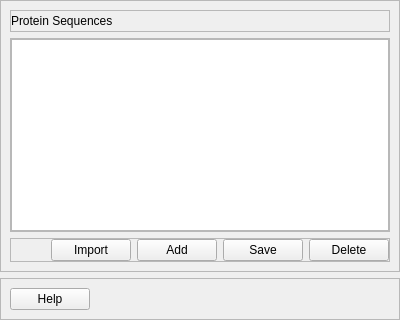
            <widget class="QWidget" name="sequences">
             <attribute name="title">
              <string>Sequences</string>
             </attribute>
             <layout class="QVBoxLayout" name="verticalLayout_13">
              <property name="leftMargin">
               <number>0</number>
              </property>
              <property name="topMargin">
               <number>0</number>
              </property>
              <property name="rightMargin">
               <number>0</number>
              </property>
              <property name="bottomMargin">
               <number>0</number>
              </property>
              <item>
               <widget class="QFrame" name="frame_3">
                <property name="frameShape">
                 <enum>QFrame::StyledPanel</enum>
                </property>
                <property name="frameShadow">
                 <enum>QFrame::Raised</enum>
                </property>
                <layout class="QHBoxLayout" name="horizontalLayout_24">
                 <item>
                  <layout class="QVBoxLayout" name="verticalLayout_37">
                   <item>
                    <widget class="QFrame" name="frame_18">
                     <property name="frameShape">
                      <enum>QFrame::StyledPanel</enum>
                     </property>
                     <property name="frameShadow">
                      <enum>QFrame::Raised</enum>
                     </property>
                     <layout class="QVBoxLayout" name="verticalLayout_29">
                      <property name="leftMargin">
                       <number>0</number>
                      </property>
                      <property name="topMargin">
                       <number>0</number>
                      </property>
                      <property name="rightMargin">
                       <number>0</number>
                      </property>
                      <property name="bottomMargin">
                       <number>0</number>
                      </property>
                      <item>
                       <layout class="QHBoxLayout" name="horizontalLayout_11">
                        <item>
                         <widget class="QLabel" name="label">
                          <property name="text">
                           <string>Protein Sequences</string>
                          </property>
                         </widget>
                        </item>
                        <item>
                         <spacer name="horizontalSpacer_39">
                          <property name="orientation">
                           <enum>Qt::Horizontal</enum>
                          </property>
                          <property name="sizeHint" stdset="0">
                           <size>
                            <width>40</width>
                            <height>20</height>
                           </size>
                          </property>
                         </spacer>
                        </item>
                       </layout>
                      </item>
                     </layout>
                    </widget>
                   </item>
                   <item>
                    <widget class="QFrame" name="frame_seq_list_view">
                     <property name="frameShape">
                      <enum>QFrame::StyledPanel</enum>
                     </property>
                     <property name="frameShadow">
                      <enum>QFrame::Raised</enum>
                     </property>
                     <layout class="QVBoxLayout" name="verticalLayout_5">
                      <property name="leftMargin">
                       <number>0</number>
                      </property>
                      <property name="topMargin">
                       <number>0</number>
                      </property>
                      <property name="rightMargin">
                       <number>0</number>
                      </property>
                      <property name="bottomMargin">
                       <number>0</number>
                      </property>
                      <item>
                       <widget class="QListView" name="seqs_list_view"/>
                      </item>
                     </layout>
                    </widget>
                   </item>
                   <item>
                    <widget class="QFrame" name="frame_19">
                     <property name="frameShape">
                      <enum>QFrame::StyledPanel</enum>
                     </property>
                     <property name="frameShadow">
                      <enum>QFrame::Raised</enum>
                     </property>
                     <layout class="QVBoxLayout" name="verticalLayout_36">
                      <property name="leftMargin">
                       <number>0</number>
                      </property>
                      <property name="topMargin">
                       <number>0</number>
                      </property>
                      <property name="rightMargin">
                       <number>0</number>
                      </property>
                      <property name="bottomMargin">
                       <number>0</number>
                      </property>
                      <item>
                       <layout class="QVBoxLayout" name="verticalLayout_2">
                        <item>
                         <layout class="QHBoxLayout" name="horizontalLayout">
                          <item>
                           <spacer name="horizontalSpacer_6">
                            <property name="orientation">
                             <enum>Qt::Horizontal</enum>
                            </property>
                            <property name="sizeHint" stdset="0">
                             <size>
                              <width>40</width>
                              <height>20</height>
                             </size>
                            </property>
                           </spacer>
                          </item>
                          <item>
                           <widget class="QPushButton" name="btn_import_seq">
                            <property name="text">
                             <string>Import</string>
                            </property>
                           </widget>
                          </item>
                          <item>
                           <widget class="QPushButton" name="btn_add_sequence">
                            <property name="text">
                             <string>Add</string>
                            </property>
                           </widget>
                          </item>
                          <item>
                           <widget class="QPushButton" name="btn_save_sequence">
                            <property name="text">
                             <string>Save</string>
                            </property>
                           </widget>
                          </item>
                          <item>
                           <widget class="QPushButton" name="btn_delete_sequence">
                            <property name="text">
                             <string>Delete</string>
                            </property>
                           </widget>
                          </item>
                         </layout>
                        </item>
                       </layout>
                      </item>
                     </layout>
                    </widget>
                   </item>
                  </layout>
                 </item>
                </layout>
               </widget>
              </item>
              <item>
               <widget class="QFrame" name="frame_bottom">
                <property name="maximumSize">
                 <size>
                  <width>16777215</width>
                  <height>60</height>
                 </size>
                </property>
                <property name="frameShape">
                 <enum>QFrame::StyledPanel</enum>
                </property>
                <property name="frameShadow">
                 <enum>QFrame::Raised</enum>
                </property>
                <layout class="QHBoxLayout" name="horizontalLayout_10">
                 <item>
                  <layout class="QHBoxLayout" name="horizontalLayout_2">
                   <item>
                    <widget class="QPushButton" name="btn_help">
                     <property name="text">
                      <string>Help</string>
                     </property>
                    </widget>
                   </item>
                   <item>
                    <spacer name="horizontalSpacer">
                     <property name="orientation">
                      <enum>Qt::Horizontal</enum>
                     </property>
                     <property name="sizeHint" stdset="0">
                      <size>
                       <width>40</width>
                       <height>20</height>
                      </size>
                     </property>
                    </spacer>
                   </item>
                  </layout>
                 </item>
                </layout>
               </widget>
              </item>
             </layout>
            </widget>
